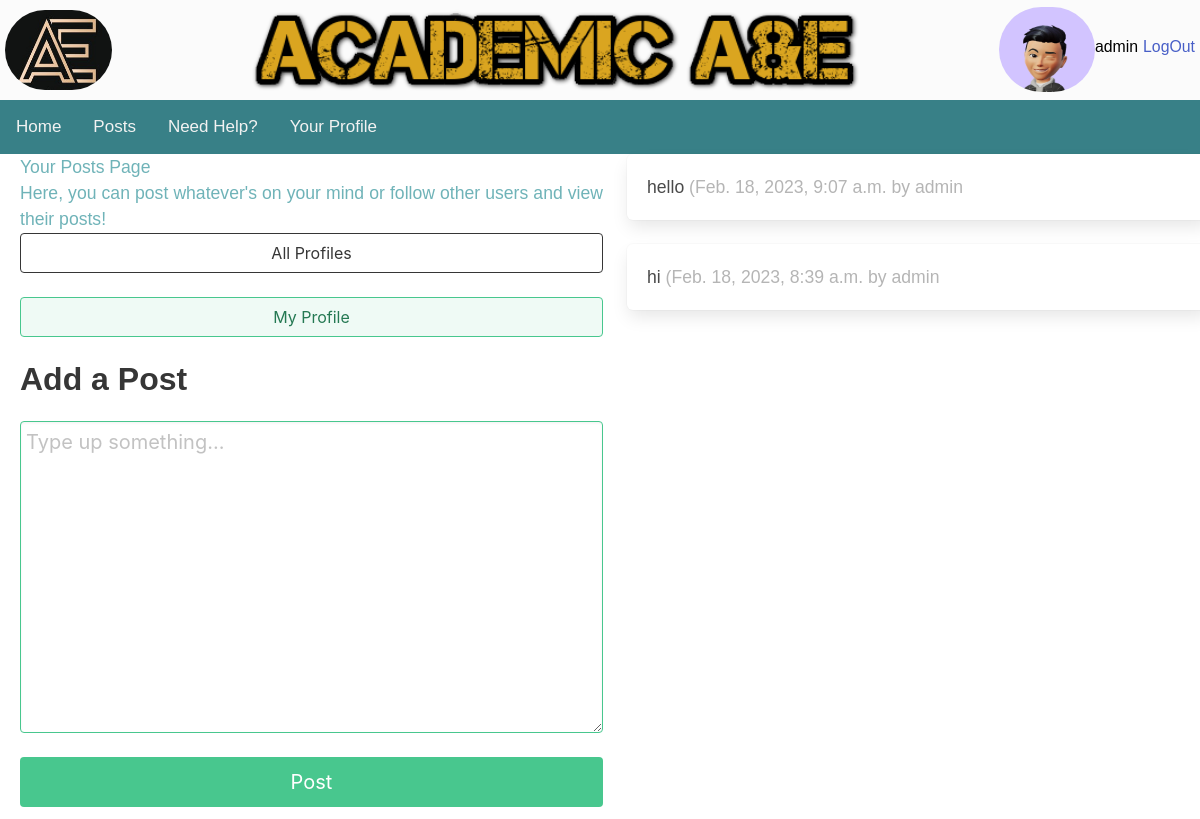
Before: /posts/ (signed in) with the older database file.
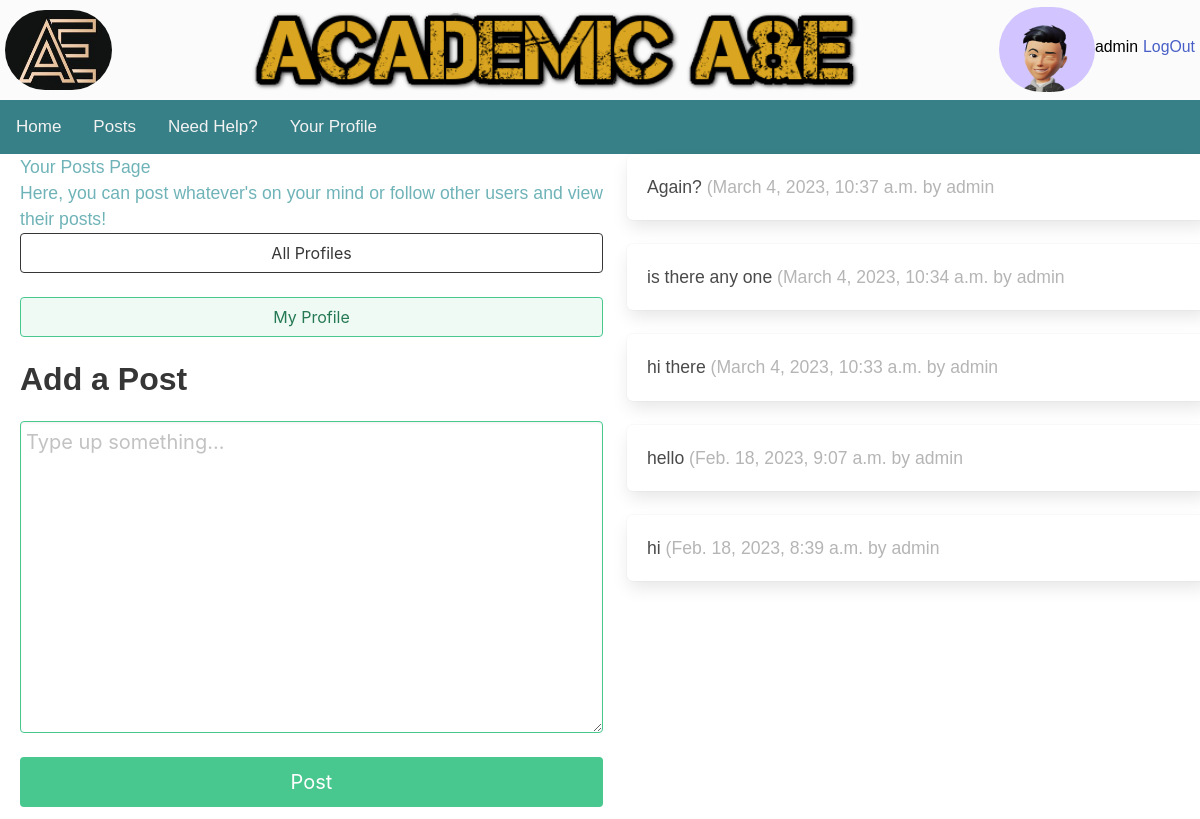
After: the same page with the newer database file.
### posts/models.py (models this page shows, shortened)
class Text_Post(models.Model):
    user = models.ForeignKey(
        User, related_name="posts", on_delete=models.DO_NOTHING
    )
    body = models.CharField(max_length=150)
    created_at = models.DateTimeField(auto_now_add=True)

### posts/views.py (the view)
# urls.py: path("", mainscreen, name="mainscreen"),
@login_required(login_url=reverse_lazy('login'))
def mainscreen(request):
    form = PostForm(request.POST or None)
    if request.method == "POST":
        if form.is_valid():
            post = form.save(commit=False)
            post.user = request.user
            post.save()
            return redirect("posts:mainscreen")
    followed_posts = Text_Post.objects.filter(
        user__posts_profile__in=request.user.posts_profile.follows.all()
    ).order_by("-created_at")
    return render(request, "posts/mainscreen.html", {"form": form, "posts": followed_posts},
    )

### posts/forms.py (shortened to what this page needs)
class PostForm(forms.ModelForm):
    body = forms.CharField(required=True,
    widget=forms.widgets.Textarea(
            attrs={
                "placeholder": "Type up something...",
                "class": "textarea is-success is-medium",
            }
        ),
        label="",
    )
    class Meta:
        model = Text_Post
        exclude = ("user", )

### posts/templates/posts/mainscreen.html (shortened to what this page needs)
{% extends "base.html" %}
{% block content %}
<div class="columns">
    <div class="column is-half">
        <section>
            <h1>Your Posts Page</h1>
            <p>Here, you can post whatever's on your mind or follow other users and view their posts!</p>
        </section>
        <div class="block">
            <a href="{% url 'posts:profile_list' %} ">
                <button class="button is-dark is-outlined is-fullwidth">
                    All Profiles
                </button>
            </a>
        </div>
        <div class="block">
            <a href="{% url 'posts:profile' request.user.posts_profile.id %} ">
                <button class="button is-success is-light is-outlined is-fullwidth">
                    My Profile
                </button>
            </a>
        </div>
        <div class="block">
            <div class="block">
                <h2 class="title is-3">Add a Post</p>
            </div>
            <div class="block">
                <form method="post">
                    {{ form.as_p }}
                    <button class="button is-success is-fullwidth is-medium mt-5"
                        type="submit">Post
                    </button>
                </form>
            </div>
        </div>
    </div>
    <div class="column is-half">
        {% for post in posts %}
                <div class="box">
                    {{ post.body }}
                    <span class="is-small has-text-grey-light">
                        ({{ post.created_at }} by {{ post.user.username }}
                    </span>
                </div>
        {% endfor %}
    </div>
</div>
{% endblock content %}

Changed rows visible on the page:
added Text_Post: body "Again?", created_at "March 4, 2023, 10:37 a.m.", user.username "admin"
added Text_Post: body "is there any one", created_at "March 4, 2023, 10:34 a.m.", user.username "admin"
added Text_Post: body "hi there", created_at "March 4, 2023, 10:33 a.m.", user.username "admin"
